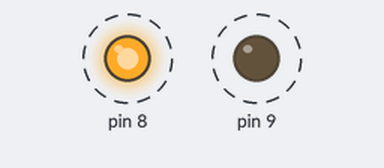
Bench run of a sketch on a simulated Arduino Uno, built with avr-gcc and run on an emulated ATmega328P. Parts: output pins drawn as LEDs (lit = HIGH). Dashed ring = blinking.

Above: at 0.15 s.
Timing chart, 0 to 3.0 s (numbered marks = the images above):
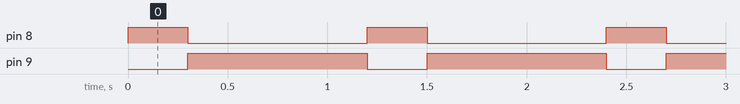

Measured:
- by itself, pin 8: alternates HIGH for 0.30 s and LOW for 0.90 s
- by itself, pin 9: alternates HIGH for 0.90 s and LOW for 0.30 s

The sketch:

ak0040_ikiLed.ino
```cpp
/*
  ak0040 — çözüm örneği

  SEN YAP 1) Sadece 9. pinin iki satırı yer değiştiriyor: LOW olan HIGH, HIGH olan LOW
  olur. 8. pinin satırlarına hiç dokunulmaz. Sonuç: iki LED birlikte yanıp birlikte söner.

      digitalWrite(8, HIGH);
      digitalWrite(9, HIGH);   // <- LOW idi
      delay(300);
      digitalWrite(8, LOW);
      digitalWrite(9, LOW);    // <- HIGH idi
      delay(300);

  SEN YAP 2) Değişen tek şey ikinci delay: 300 yerine 900. Süreler eşit olmak zorunda
  değil — her delay kendinden önceki duruma aittir. Aşağıdaki kod bu hâlidir.

  SEN YAP 3) İki LED de sürekli yanık kalır, hiçbir şey yanıp sönmez:

      void setup() {
        pinMode(8, OUTPUT);
        pinMode(9, OUTPUT);
        digitalWrite(8, HIGH);
        digitalWrite(9, HIGH);
      }
      void loop() {
      }

  Beklenen gözlem: loop() boş olduğu hâlde LED'ler yanık kalıyor. Sebebi §5 İleri
  analizde: digitalWrite bir çakma değil anahtardır, sen değiştirene kadar durumu tutar.
  Öğrenci "loop boşsa LED neden sönmüyor?" diye sorarsa doğru soruyu sormuş demektir.
*/

void setup() {
  pinMode(8, OUTPUT);
  pinMode(9, OUTPUT);
}

void loop() {
  digitalWrite(8, HIGH);
  digitalWrite(9, LOW);
  delay(300);

  digitalWrite(8, LOW);
  digitalWrite(9, HIGH);
  delay(900);
}
```
